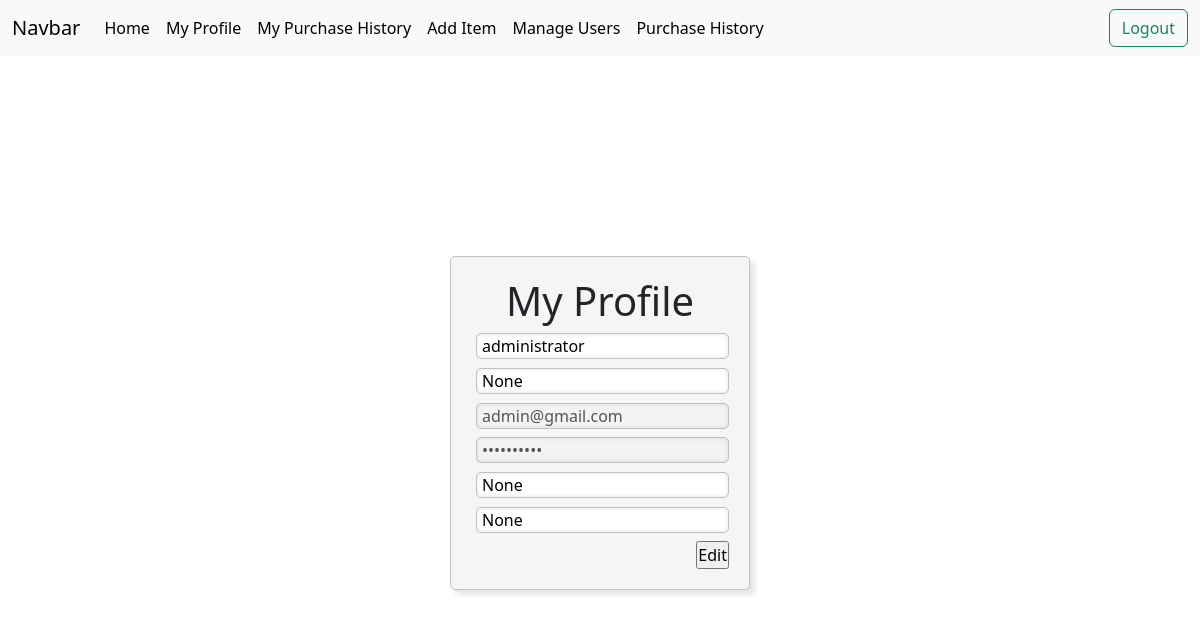
The page /profile (signed in) on the database as committed earlier.
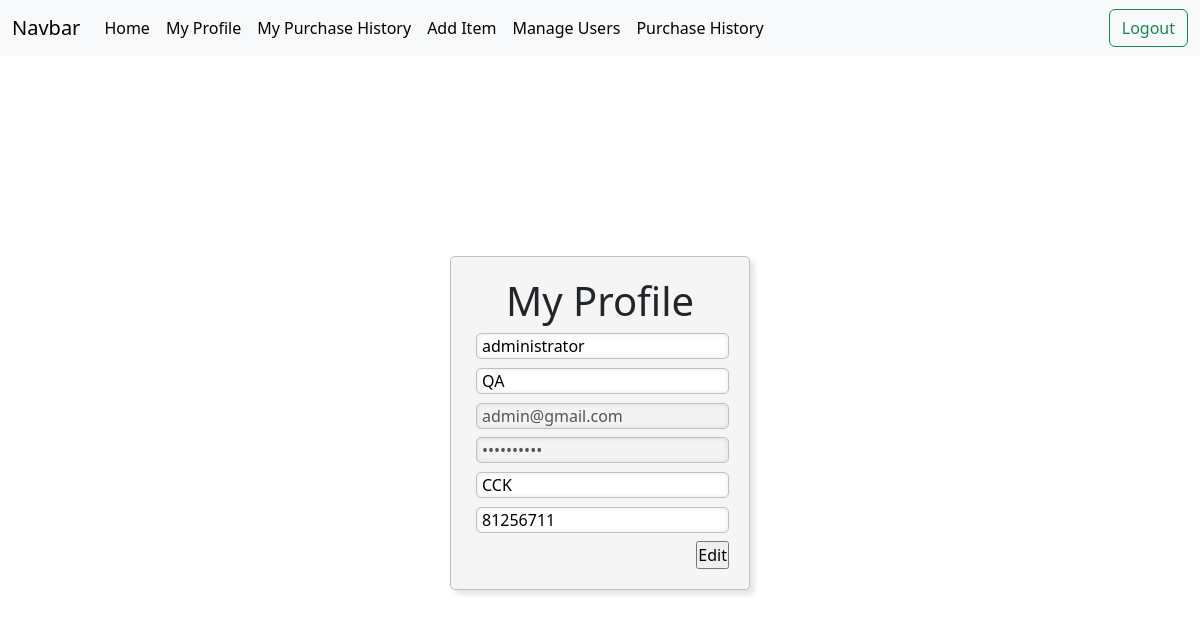
The same page on the database as committed later.
### tables this page shows
CREATE TABLE users (
    user_id INTEGER PRIMARY KEY AUTOINCREMENT,
    first_name varchar(50) NOT NULL,
    last_name varchar(50),
    email varchar(50) NOT NULL UNIQUE,
    password varchar(50) NOT NULL,
    address varchar(100),
    phone_number varchar(20),
    account_type varchar(10) NOT NULL DEFAULT "user",
    time_created DATETIME DEFAULT CURRENT_TIMESTAMP
);

### app.py (the view)
@app.route('/profile', methods=['GET'])
def profile():
    try:
        user_id = session['user_id']
        conn = get_db_connection()
        user = conn.execute('SELECT * FROM users WHERE user_id = ?', (user_id,)).fetchone()
        conn.close()
        return render_template('profile.html', user=user)
    except Exception as e:
        print(str(e))
        return redirect('/login')

### app.py (called while the page is built)
def get_db_connection():
    conn = sqlite3.connect('sql_database.db')
    conn.row_factory = sqlite3.Row
    return conn

### templates/profile.html (shortened to what this page needs)
{% extends 'base.html' %}
{% block body %}
<div class="signup-content">
    <div class="signup-form-container" id="signup_form">
        <h1 style="text-align: center">My Profile</h1>
        <form action="/editprofile" method="POST">
            <div class="signup-form-input">
                <input class="sign-up-input" type="text" name="first_name" id="first_name" placeholder="First Name" value="{{user.first_name}}" required>
                <input class="sign-up-input" type="text" name="last_name" id="last_name" placeholder="Last Name" value="{{user.last_name}}">
                <input class="sign-up-input" type="email" name="email" id="email" value="{{user.email}}" disabled>
                <input class="sign-up-input" type="password" name="password" id="password" value="NOPASSWORD" disabled masked>
                <input class="sign-up-input" type="text" name="address" id="address" placeholder="Address" value="{{user.address}}" required>
                <input class="sign-up-input" type="text" name="phone_number" id="phone_number" placeholder="Phone Number: 81234567" value="{{user.phone_number}}" pattern="[0-9]{8}" required>
            </div>
            <div class="sign-up-submit-button">
                <input type="submit" value="Edit">
            </div>
        </form>
    </div>
</div>
{% endblock %}

Rows that differ between the two databases and show on the page:
changed users "administrator": last_name (not shown) → "QA"; address (not shown) → "CCK"; phone_number (not shown) → "81256711"
Other text that changed with them:
form field last_name: "None" → (not shown)
form field address: "None" → (not shown)
form field phone_number: "None" → (not shown)
